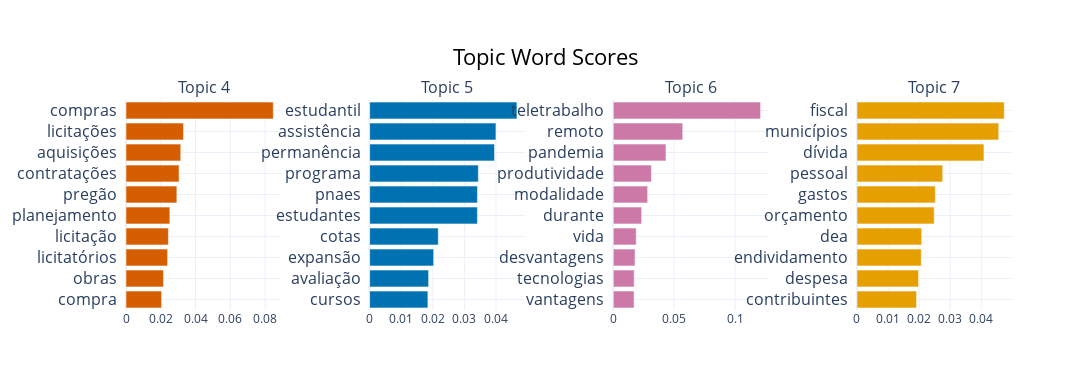

Notebook code for this chart:
### Code cell
topic_model.visualize_barchart(topics=range(4,8), n_words=10,autoscale=True, width=350, height=300)

### Figure 1 — Plotly figure (JSON) as saved in the notebook; plotly's stock layout.template omitted (floating-point values rounded to 4 significant figures)
{"data": [{"marker": {"color": "#D55E00"}, "orientation": "h", "type": "bar", "x": [0.02048, 0.02154, 0.02391, 0.02438, 0.02521, 0.02925, 0.03051, 0.03148, 0.03305, 0.08473], "xaxis": "x", "y": ["compra  ", "obras  ", "licitatórios  ", "licitação  ", "planejamento  ", "pregão  ", "contratações  ", "aquisições  ", "licitações  ", "compras  "], "yaxis": "y"}, {"marker": {"color": "#0072B2"}, "orientation": "h", "type": "bar", "x": [0.01844, 0.01866, 0.02026, 0.02172, 0.03411, 0.03413, 0.03441, 0.03953, 0.03998, 0.04663], "xaxis": "x2", "y": ["cursos  ", "avaliação  ", "expansão  ", "cotas  ", "estudantes  ", "pnaes  ", "programa  ", "permanência  ", "assistência  ", "estudantil  "], "yaxis": "y2"}, {"marker": {"color": "#CC79A7"}, "orientation": "h", "type": "bar", "x": [0.01706, 0.01714, 0.01785, 0.01879, 0.02326, 0.02822, 0.0313, 0.04324, 0.05702, 0.121], "xaxis": "x3", "y": ["vantagens  ", "tecnologias  ", "desvantagens  ", "vida  ", "durante  ", "modalidade  ", "produtividade  ", "pandemia  ", "remoto  ", "teletrabalho  "], "yaxis": "y3"}, {"marker": {"color": "#E69F00"}, "orientation": "h", "type": "bar", "x": [0.01917, 0.0198, 0.02069, 0.02083, 0.02484, 0.0252, 0.02757, 0.04084, 0.0456, 0.04737], "xaxis": "x4", "y": ["contribuintes  ", "despesa  ", "endividamento  ", "dea  ", "orçamento  ", "gastos  ", "pessoal  ", "dívida  ", "municípios  ", "fiscal  "], "yaxis": "y4"}], "layout": {"annotations": [{"font": {"size": 16}, "showarrow": false, "text": "Topic 4", "x": 0.0875, "xanchor": "center", "xref": "paper", "y": 1, "yanchor": "bottom", "yref": "paper"}, {"font": {"size": 16}, "showarrow": false, "text": "Topic 5", "x": 0.3625, "xanchor": "center", "xref": "paper", "y": 1, "yanchor": "bottom", "yref": "paper"}, {"font": {"size": 16}, "showarrow": false, "text": "Topic 6", "x": 0.6375, "xanchor": "center", "xref": "paper", "y": 1, "yanchor": "bottom", "yref": "paper"}, {"font": {"size": 16}, "showarrow": false, "text": "Topic 7", "x": 0.9125, "xanchor": "center", "xref": "paper", "y": 1, "yanchor": "bottom", "yref": "paper"}], "height": 390, "hoverlabel": {"bgcolor": "white", "font": {"family": "Rockwell", "size": 16}}, "showlegend": false, "title": {"font": {"color": "Black", "size": 22}, "text": "Topic Word Scores", "x": 0.5, "xanchor": "center", "yanchor": "top"}, "width": 1400, "xaxis": {"anchor": "y", "domain": [0, 0.175], "showgrid": true}, "xaxis2": {"anchor": "y2", "domain": [0.275, 0.45], "showgrid": true}, "xaxis3": {"anchor": "y3", "domain": [0.55, 0.725], "showgrid": true}, "xaxis4": {"anchor": "y4", "domain": [0.825, 1], "showgrid": true}, "yaxis": {"anchor": "x", "domain": [0, 1], "showgrid": true, "tickfont": {"size": 16}}, "yaxis2": {"anchor": "x2", "domain": [0, 1], "showgrid": true, "tickfont": {"size": 16}}, "yaxis3": {"anchor": "x3", "domain": [0, 1], "showgrid": true, "tickfont": {"size": 16}}, "yaxis4": {"anchor": "x4", "domain": [0, 1], "showgrid": true, "tickfont": {"size": 16}}}}
